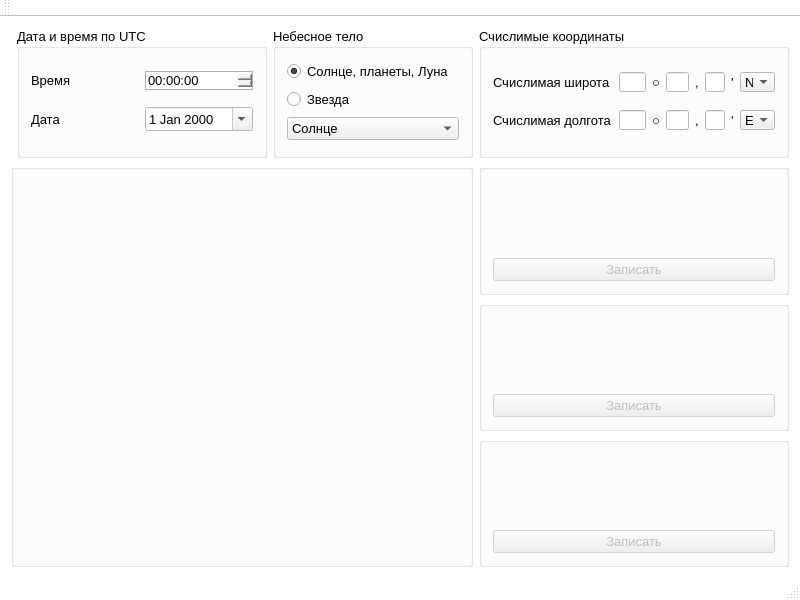
<?xml version="1.0" encoding="UTF-8"?>
<ui version="4.0">
 <class>MainWindow</class>
 <widget class="QMainWindow" name="MainWindow">
  <property name="geometry">
   <rect>
    <x>0</x>
    <y>0</y>
    <width>800</width>
    <height>600</height>
   </rect>
  </property>
  <property name="sizePolicy">
   <sizepolicy hsizetype="Preferred" vsizetype="Preferred">
    <horstretch>0</horstretch>
    <verstretch>0</verstretch>
   </sizepolicy>
  </property>
  <property name="maximumSize">
   <size>
    <width>800</width>
    <height>600</height>
   </size>
  </property>
  <property name="palette">
   <palette>
    <active>
     <colorrole role="Base">
      <brush brushstyle="SolidPattern">
       <color alpha="255">
        <red>255</red>
        <green>255</green>
        <blue>255</blue>
       </color>
      </brush>
     </colorrole>
     <colorrole role="Window">
      <brush brushstyle="SolidPattern">
       <color alpha="255">
        <red>255</red>
        <green>255</green>
        <blue>255</blue>
       </color>
      </brush>
     </colorrole>
    </active>
    <inactive>
     <colorrole role="Base">
      <brush brushstyle="SolidPattern">
       <color alpha="255">
        <red>255</red>
        <green>255</green>
        <blue>255</blue>
       </color>
      </brush>
     </colorrole>
     <colorrole role="Window">
      <brush brushstyle="SolidPattern">
       <color alpha="255">
        <red>255</red>
        <green>255</green>
        <blue>255</blue>
       </color>
      </brush>
     </colorrole>
    </inactive>
    <disabled>
     <colorrole role="Base">
      <brush brushstyle="SolidPattern">
       <color alpha="255">
        <red>255</red>
        <green>255</green>
        <blue>255</blue>
       </color>
      </brush>
     </colorrole>
     <colorrole role="Window">
      <brush brushstyle="SolidPattern">
       <color alpha="255">
        <red>255</red>
        <green>255</green>
        <blue>255</blue>
       </color>
      </brush>
     </colorrole>
    </disabled>
   </palette>
  </property>
  <property name="acceptDrops">
   <bool>false</bool>
  </property>
  <property name="windowTitle">
   <string>Celestial navigation tool</string>
  </property>
  <property name="autoFillBackground">
   <bool>false</bool>
  </property>
  <property name="styleSheet">
   <string notr="true"/>
  </property>
  <widget class="QWidget" name="centralWidget">
   <layout class="QGridLayout" name="gridLayout">
    <item row="0" column="2" colspan="2">
     <widget class="QGroupBox" name="groupBox">
      <property name="minimumSize">
       <size>
        <width>200</width>
        <height>120</height>
       </size>
      </property>
      <property name="font">
       <font>
        <pointsize>10</pointsize>
       </font>
      </property>
      <property name="title">
       <string>Небесное тело</string>
      </property>
      <layout class="QVBoxLayout" name="verticalLayout">
       <item>
        <widget class="QRadioButton" name="radioButton_2">
         <property name="text">
          <string>Солнце, планеты, Луна</string>
         </property>
         <property name="checked">
          <bool>true</bool>
         </property>
        </widget>
       </item>
       <item>
        <widget class="QRadioButton" name="radioButton">
         <property name="text">
          <string>Звезда</string>
         </property>
         <property name="checked">
          <bool>false</bool>
         </property>
        </widget>
       </item>
       <item>
        <widget class="QComboBox" name="comboBox_2">
         <property name="editable">
          <bool>false</bool>
         </property>
         <property name="insertPolicy">
          <enum>QComboBox::InsertAtCurrent</enum>
         </property>
         <item>
          <property name="text">
           <string>Солнце</string>
          </property>
         </item>
         <item>
          <property name="text">
           <string>Луна</string>
          </property>
         </item>
         <item>
          <property name="text">
           <string>Венера</string>
          </property>
         </item>
         <item>
          <property name="text">
           <string>Марс</string>
          </property>
         </item>
         <item>
          <property name="text">
           <string>Юпитер</string>
          </property>
         </item>
         <item>
          <property name="text">
           <string>Сатурн</string>
          </property>
         </item>
        </widget>
       </item>
      </layout>
     </widget>
    </item>
    <item row="1" column="0" rowspan="3" colspan="4">
     <widget class="QGroupBox" name="groupBox_4">
      <property name="styleSheet">
       <string notr="true"/>
      </property>
      <property name="title">
       <string/>
      </property>
      <layout class="QGridLayout" name="gridLayout_4">
       <item row="7" column="1" colspan="4">
        <widget class="QLabel" name="info_l4">
         <property name="minimumSize">
          <size>
           <width>0</width>
           <height>30</height>
          </size>
         </property>
         <property name="font">
          <font>
           <pointsize>10</pointsize>
          </font>
         </property>
         <property name="text">
          <string/>
         </property>
        </widget>
       </item>
       <item row="6" column="1" colspan="4">
        <widget class="QLabel" name="info_l3">
         <property name="minimumSize">
          <size>
           <width>0</width>
           <height>30</height>
          </size>
         </property>
         <property name="font">
          <font>
           <pointsize>10</pointsize>
          </font>
         </property>
         <property name="text">
          <string/>
         </property>
        </widget>
       </item>
       <item row="5" column="1" colspan="4">
        <widget class="QLabel" name="info_l2">
         <property name="minimumSize">
          <size>
           <width>0</width>
           <height>30</height>
          </size>
         </property>
         <property name="font">
          <font>
           <pointsize>10</pointsize>
          </font>
         </property>
         <property name="text">
          <string/>
         </property>
        </widget>
       </item>
       <item row="4" column="1" colspan="4">
        <widget class="QLabel" name="info_l1">
         <property name="minimumSize">
          <size>
           <width>0</width>
           <height>30</height>
          </size>
         </property>
         <property name="font">
          <font>
           <pointsize>10</pointsize>
          </font>
         </property>
         <property name="text">
          <string/>
         </property>
        </widget>
       </item>
       <item row="3" column="1" colspan="4">
        <spacer name="verticalSpacer">
         <property name="orientation">
          <enum>Qt::Vertical</enum>
         </property>
         <property name="sizeType">
          <enum>QSizePolicy::Expanding</enum>
         </property>
         <property name="sizeHint" stdset="0">
          <size>
           <width>20</width>
           <height>40</height>
          </size>
         </property>
        </spacer>
       </item>
       <item row="0" column="1" colspan="4">
        <widget class="QLabel" name="SkyBody_name">
         <property name="enabled">
          <bool>true</bool>
         </property>
         <property name="minimumSize">
          <size>
           <width>50</width>
           <height>0</height>
          </size>
         </property>
         <property name="font">
          <font>
           <family>Times New Roman</family>
           <pointsize>22</pointsize>
          </font>
         </property>
         <property name="layoutDirection">
          <enum>Qt::LeftToRight</enum>
         </property>
         <property name="frameShape">
          <enum>QFrame::NoFrame</enum>
         </property>
         <property name="text">
          <string/>
         </property>
         <property name="alignment">
          <set>Qt::AlignCenter</set>
         </property>
        </widget>
       </item>
       <item row="2" column="1">
        <widget class="QLabel" name="label_7">
         <property name="minimumSize">
          <size>
           <width>0</width>
           <height>70</height>
          </size>
         </property>
         <property name="font">
          <font>
           <family>Times New Roman</family>
           <pointsize>16</pointsize>
          </font>
         </property>
         <property name="text">
          <string/>
         </property>
         <property name="alignment">
          <set>Qt::AlignLeading|Qt::AlignLeft|Qt::AlignVCenter</set>
         </property>
        </widget>
       </item>
       <item row="1" column="1">
        <widget class="QLabel" name="label_6">
         <property name="minimumSize">
          <size>
           <width>0</width>
           <height>70</height>
          </size>
         </property>
         <property name="font">
          <font>
           <family>Times New Roman</family>
           <pointsize>16</pointsize>
          </font>
         </property>
         <property name="text">
          <string/>
         </property>
         <property name="alignment">
          <set>Qt::AlignLeading|Qt::AlignLeft|Qt::AlignVCenter</set>
         </property>
        </widget>
       </item>
       <item row="1" column="2" colspan="3">
        <widget class="QLabel" name="Bearing_label">
         <property name="font">
          <font>
           <family>Times New Roman</family>
           <pointsize>16</pointsize>
          </font>
         </property>
         <property name="text">
          <string/>
         </property>
        </widget>
       </item>
       <item row="2" column="2" colspan="3">
        <widget class="QLabel" name="Height_label">
         <property name="font">
          <font>
           <family>Times New Roman</family>
           <pointsize>16</pointsize>
          </font>
         </property>
         <property name="text">
          <string/>
         </property>
        </widget>
       </item>
      </layout>
     </widget>
    </item>
    <item row="0" column="4">
     <widget class="QGroupBox" name="groupBox_3">
      <property name="minimumSize">
       <size>
        <width>290</width>
        <height>120</height>
       </size>
      </property>
      <property name="font">
       <font>
        <pointsize>10</pointsize>
       </font>
      </property>
      <property name="title">
       <string>Счислимые координаты</string>
      </property>
      <layout class="QGridLayout" name="gridLayout_3">
       <item row="0" column="6">
        <widget class="QLabel" name="label_14">
         <property name="text">
          <string>'</string>
         </property>
        </widget>
       </item>
       <item row="0" column="1">
        <widget class="QLineEdit" name="lat_deg_edit">
         <property name="enabled">
          <bool>true</bool>
         </property>
         <property name="maximumSize">
          <size>
           <width>32</width>
           <height>20</height>
          </size>
         </property>
         <property name="inputMethodHints">
          <set>Qt::ImhDigitsOnly</set>
         </property>
         <property name="inputMask">
          <string/>
         </property>
         <property name="text">
          <string/>
         </property>
         <property name="maxLength">
          <number>2</number>
         </property>
        </widget>
       </item>
       <item row="1" column="0">
        <widget class="QLabel" name="label_4">
         <property name="minimumSize">
          <size>
           <width>120</width>
           <height>20</height>
          </size>
         </property>
         <property name="text">
          <string>Счислимая долгота</string>
         </property>
        </widget>
       </item>
       <item row="0" column="0">
        <widget class="QLabel" name="label_3">
         <property name="minimumSize">
          <size>
           <width>120</width>
           <height>20</height>
          </size>
         </property>
         <property name="text">
          <string>Счислимая широта</string>
         </property>
        </widget>
       </item>
       <item row="1" column="1">
        <widget class="QLineEdit" name="lon_deg_edit">
         <property name="maximumSize">
          <size>
           <width>32</width>
           <height>20</height>
          </size>
         </property>
         <property name="inputMethodHints">
          <set>Qt::ImhDigitsOnly</set>
         </property>
         <property name="inputMask">
          <string/>
         </property>
         <property name="text">
          <string/>
         </property>
         <property name="maxLength">
          <number>3</number>
         </property>
        </widget>
       </item>
       <item row="1" column="5">
        <widget class="QLineEdit" name="lon_dec_edit">
         <property name="maximumSize">
          <size>
           <width>20</width>
           <height>20</height>
          </size>
         </property>
         <property name="inputMethodHints">
          <set>Qt::ImhDigitsOnly</set>
         </property>
         <property name="inputMask">
          <string/>
         </property>
         <property name="maxLength">
          <number>1</number>
         </property>
        </widget>
       </item>
       <item row="1" column="4">
        <widget class="QLabel" name="label_13">
         <property name="text">
          <string>,</string>
         </property>
        </widget>
       </item>
       <item row="0" column="3">
        <widget class="QLineEdit" name="lat_min_edit">
         <property name="maximumSize">
          <size>
           <width>28</width>
           <height>20</height>
          </size>
         </property>
         <property name="inputMethodHints">
          <set>Qt::ImhDigitsOnly</set>
         </property>
         <property name="inputMask">
          <string/>
         </property>
         <property name="text">
          <string/>
         </property>
         <property name="maxLength">
          <number>2</number>
         </property>
        </widget>
       </item>
       <item row="1" column="2">
        <widget class="QLabel" name="label_11">
         <property name="text">
          <string>○</string>
         </property>
        </widget>
       </item>
       <item row="0" column="4">
        <widget class="QLabel" name="label_12">
         <property name="text">
          <string>,</string>
         </property>
        </widget>
       </item>
       <item row="1" column="6">
        <widget class="QLabel" name="label_15">
         <property name="text">
          <string>'</string>
         </property>
        </widget>
       </item>
       <item row="1" column="3">
        <widget class="QLineEdit" name="lon_min_edit">
         <property name="maximumSize">
          <size>
           <width>28</width>
           <height>20</height>
          </size>
         </property>
         <property name="inputMethodHints">
          <set>Qt::ImhDigitsOnly</set>
         </property>
         <property name="inputMask">
          <string/>
         </property>
         <property name="text">
          <string/>
         </property>
         <property name="maxLength">
          <number>2</number>
         </property>
        </widget>
       </item>
       <item row="0" column="2">
        <widget class="QLabel" name="label_5">
         <property name="text">
          <string>○</string>
         </property>
        </widget>
       </item>
       <item row="0" column="5">
        <widget class="QLineEdit" name="lat_dec_edit">
         <property name="maximumSize">
          <size>
           <width>20</width>
           <height>20</height>
          </size>
         </property>
         <property name="inputMethodHints">
          <set>Qt::ImhDigitsOnly</set>
         </property>
         <property name="inputMask">
          <string/>
         </property>
         <property name="maxLength">
          <number>1</number>
         </property>
        </widget>
       </item>
       <item row="0" column="7">
        <widget class="QComboBox" name="NS_comboBox">
         <property name="maximumSize">
          <size>
           <width>35</width>
           <height>20</height>
          </size>
         </property>
         <item>
          <property name="text">
           <string>N</string>
          </property>
         </item>
         <item>
          <property name="text">
           <string>S</string>
          </property>
         </item>
        </widget>
       </item>
       <item row="1" column="7">
        <widget class="QComboBox" name="EW_comboBox">
         <property name="maximumSize">
          <size>
           <width>35</width>
           <height>20</height>
          </size>
         </property>
         <item>
          <property name="text">
           <string>E</string>
          </property>
         </item>
         <item>
          <property name="text">
           <string>W</string>
          </property>
         </item>
        </widget>
       </item>
      </layout>
     </widget>
    </item>
    <item row="1" column="4">
     <widget class="QGroupBox" name="memo_1">
      <property name="font">
       <font>
        <pointsize>10</pointsize>
       </font>
      </property>
      <property name="title">
       <string/>
      </property>
      <layout class="QGridLayout" name="gridLayout_5">
       <item row="0" column="0">
        <widget class="QLabel" name="memo1_l1">
         <property name="font">
          <font>
           <pointsize>8</pointsize>
          </font>
         </property>
         <property name="text">
          <string/>
         </property>
        </widget>
       </item>
       <item row="1" column="0">
        <widget class="QLabel" name="memo1_l2">
         <property name="font">
          <font>
           <pointsize>8</pointsize>
          </font>
         </property>
         <property name="text">
          <string/>
         </property>
        </widget>
       </item>
       <item row="3" column="0">
        <widget class="QPushButton" name="memo1_button">
         <property name="enabled">
          <bool>false</bool>
         </property>
         <property name="text">
          <string>Записать</string>
         </property>
         <property name="checkable">
          <bool>false</bool>
         </property>
        </widget>
       </item>
       <item row="2" column="0">
        <widget class="QLabel" name="memo1_l3">
         <property name="font">
          <font>
           <pointsize>8</pointsize>
          </font>
         </property>
         <property name="text">
          <string/>
         </property>
        </widget>
       </item>
      </layout>
     </widget>
    </item>
    <item row="2" column="4">
     <widget class="QGroupBox" name="memo_2">
      <property name="font">
       <font>
        <pointsize>10</pointsize>
       </font>
      </property>
      <property name="title">
       <string/>
      </property>
      <property name="checkable">
       <bool>false</bool>
      </property>
      <layout class="QGridLayout" name="gridLayout_6">
       <item row="0" column="0">
        <widget class="QLabel" name="memo2_l1">
         <property name="font">
          <font>
           <pointsize>8</pointsize>
          </font>
         </property>
         <property name="text">
          <string/>
         </property>
        </widget>
       </item>
       <item row="1" column="0">
        <widget class="QLabel" name="memo2_l2">
         <property name="font">
          <font>
           <pointsize>8</pointsize>
          </font>
         </property>
         <property name="text">
          <string/>
         </property>
        </widget>
       </item>
       <item row="2" column="0">
        <widget class="QLabel" name="memo2_l3">
         <property name="font">
          <font>
           <pointsize>8</pointsize>
          </font>
         </property>
         <property name="text">
          <string/>
         </property>
        </widget>
       </item>
       <item row="3" column="0">
        <widget class="QPushButton" name="memo2_button">
         <property name="enabled">
          <bool>false</bool>
         </property>
         <property name="text">
          <string>Записать</string>
         </property>
         <property name="checkable">
          <bool>false</bool>
         </property>
        </widget>
       </item>
      </layout>
     </widget>
    </item>
    <item row="3" column="4">
     <widget class="QGroupBox" name="memo_3">
      <property name="font">
       <font>
        <pointsize>10</pointsize>
       </font>
      </property>
      <property name="title">
       <string/>
      </property>
      <layout class="QGridLayout" name="gridLayout_7">
       <item row="0" column="0">
        <widget class="QLabel" name="memo3_l1">
         <property name="font">
          <font>
           <pointsize>8</pointsize>
          </font>
         </property>
         <property name="text">
          <string/>
         </property>
        </widget>
       </item>
       <item row="1" column="0">
        <widget class="QLabel" name="memo3_l2">
         <property name="font">
          <font>
           <pointsize>8</pointsize>
          </font>
         </property>
         <property name="text">
          <string/>
         </property>
        </widget>
       </item>
       <item row="2" column="0">
        <widget class="QLabel" name="memo3_l3">
         <property name="font">
          <font>
           <pointsize>8</pointsize>
          </font>
         </property>
         <property name="text">
          <string/>
         </property>
        </widget>
       </item>
       <item row="3" column="0">
        <widget class="QPushButton" name="memo3_button">
         <property name="enabled">
          <bool>false</bool>
         </property>
         <property name="text">
          <string>Записать</string>
         </property>
         <property name="checkable">
          <bool>false</bool>
         </property>
        </widget>
       </item>
      </layout>
     </widget>
    </item>
    <item row="0" column="1">
     <widget class="QGroupBox" name="groupBox_2">
      <property name="minimumSize">
       <size>
        <width>250</width>
        <height>120</height>
       </size>
      </property>
      <property name="maximumSize">
       <size>
        <width>16777215</width>
        <height>300</height>
       </size>
      </property>
      <property name="font">
       <font>
        <pointsize>10</pointsize>
       </font>
      </property>
      <property name="title">
       <string>Дата и время по UTC</string>
      </property>
      <layout class="QGridLayout" name="gridLayout_2">
       <item row="0" column="1">
        <widget class="QTimeEdit" name="timeEdit">
         <property name="font">
          <font>
           <pointsize>10</pointsize>
          </font>
         </property>
         <property name="acceptDrops">
          <bool>false</bool>
         </property>
         <property name="styleSheet">
          <string notr="true">border-style: solid;
border-width: 1px;
border-color:rgb(176, 176, 176);</string>
         </property>
         <property name="wrapping">
          <bool>false</bool>
         </property>
         <property name="accelerated">
          <bool>false</bool>
         </property>
         <property name="showGroupSeparator" stdset="0">
          <bool>true</bool>
         </property>
         <property name="displayFormat">
          <string>HH:mm:ss</string>
         </property>
         <property name="calendarPopup">
          <bool>true</bool>
         </property>
        </widget>
       </item>
       <item row="1" column="1">
        <widget class="QDateEdit" name="dateEdit">
         <property name="font">
          <font>
           <pointsize>10</pointsize>
          </font>
         </property>
         <property name="mouseTracking">
          <bool>false</bool>
         </property>
         <property name="autoFillBackground">
          <bool>false</bool>
         </property>
         <property name="showGroupSeparator" stdset="0">
          <bool>true</bool>
         </property>
         <property name="maximumDate">
          <date>
           <year>2030</year>
           <month>12</month>
           <day>31</day>
          </date>
         </property>
         <property name="minimumDate">
          <date>
           <year>1975</year>
           <month>1</month>
           <day>1</day>
          </date>
         </property>
         <property name="calendarPopup">
          <bool>true</bool>
         </property>
        </widget>
       </item>
       <item row="0" column="0">
        <widget class="QLabel" name="label">
         <property name="font">
          <font>
           <pointsize>10</pointsize>
          </font>
         </property>
         <property name="text">
          <string>Время</string>
         </property>
        </widget>
       </item>
       <item row="1" column="0">
        <widget class="QLabel" name="label_2">
         <property name="font">
          <font>
           <pointsize>10</pointsize>
          </font>
         </property>
         <property name="text">
          <string>Дата</string>
         </property>
        </widget>
       </item>
      </layout>
      <zorder>dateEdit</zorder>
      <zorder>label</zorder>
      <zorder>label_2</zorder>
      <zorder>timeEdit</zorder>
     </widget>
    </item>
   </layout>
  </widget>
  <widget class="QMenuBar" name="menuBar">
   <property name="geometry">
    <rect>
     <x>0</x>
     <y>0</y>
     <width>800</width>
     <height>21</height>
    </rect>
   </property>
  </widget>
  <widget class="QToolBar" name="mainToolBar">
   <attribute name="toolBarArea">
    <enum>TopToolBarArea</enum>
   </attribute>
   <attribute name="toolBarBreak">
    <bool>false</bool>
   </attribute>
  </widget>
  <widget class="QStatusBar" name="statusBar"/>
 </widget>
 <layoutdefault spacing="6" margin="11"/>
 <resources/>
 <connections/>
</ui>
